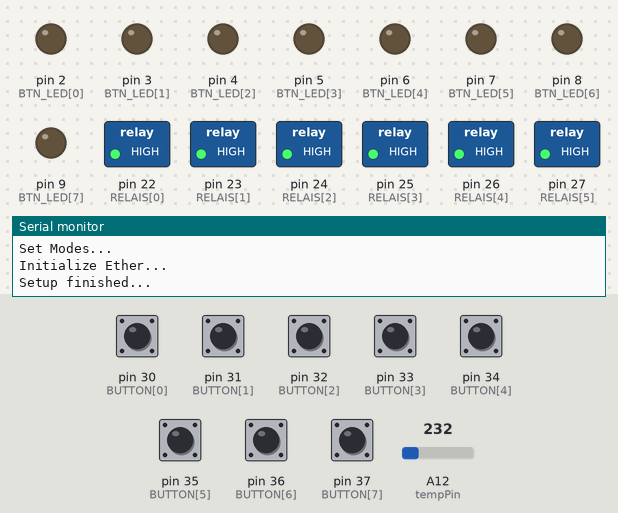
A sketch run on a simulated Arduino Mega 2560, built with avr-gcc and run on an emulated ATmega2560. On the bench: switched loads named in the sketch (green lamp = pin HIGH), output pins drawn as LEDs (lit = HIGH), the last lines printed to the serial monitor. The test bench sets the inputs (shaded band); at power-on: pin 30 (BUTTON[0]), pin 31 (BUTTON[1]), pin 32 (BUTTON[2]), pin 33 (BUTTON[3]), pin 34 (BUTTON[4]), pin 35 (BUTTON[5]), pin 36 (BUTTON[6]), pin 37 (BUTTON[7]) HIGH, A12 (tempPin) = 232.

Above: at 1.2 s.
1.3 s: pin 30 (BUTTON[0]) pulled LOW for 0.15 s
At 2.2 s:
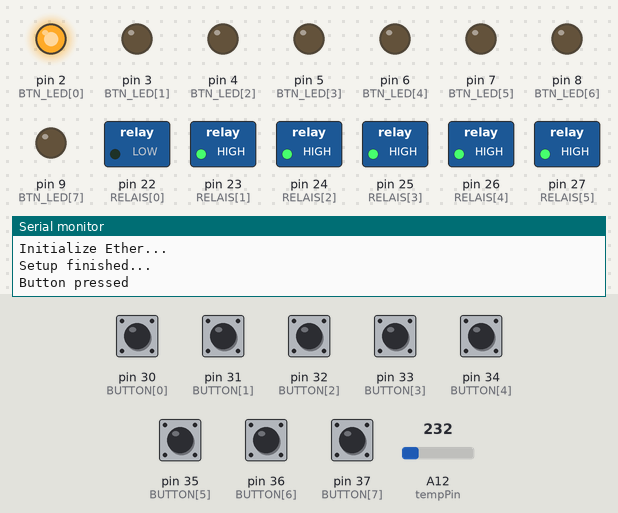
2.9 s: pin 31 (BUTTON[1]) pulled LOW for 0.15 s
At 3.4 s:
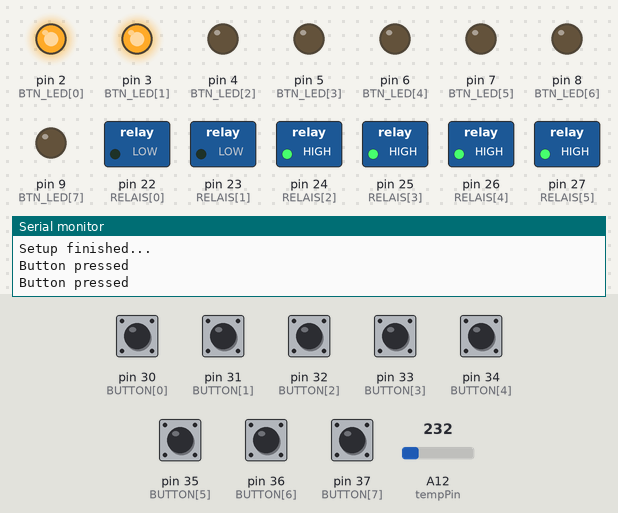
4.5 s: pin 32 (BUTTON[2]) pulled LOW for 0.15 s
At 5.7 s:
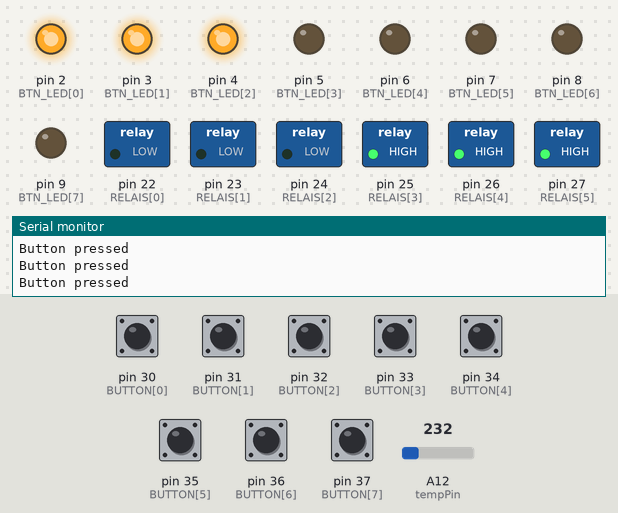
6.1 s: pin 33 (BUTTON[3]) pulled LOW for 0.15 s
At 7.1 s:
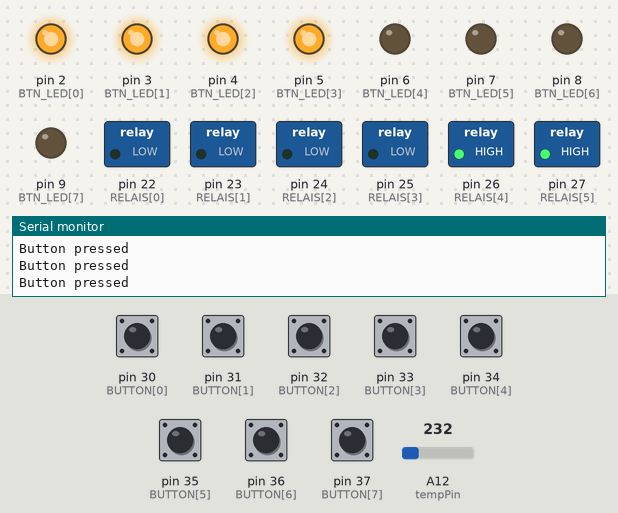
7.7 s: pin 34 (BUTTON[4]) pulled LOW for 0.15 s
At 8.3 s:
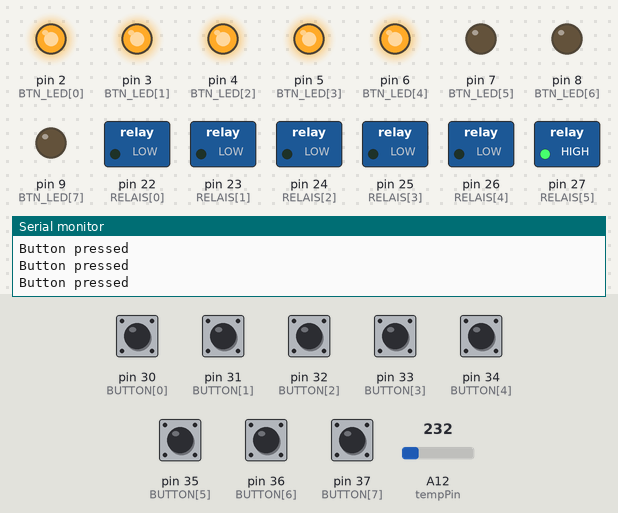
9.3 s: pin 35 (BUTTON[5]) pulled LOW for 0.15 s
At 10.7 s:
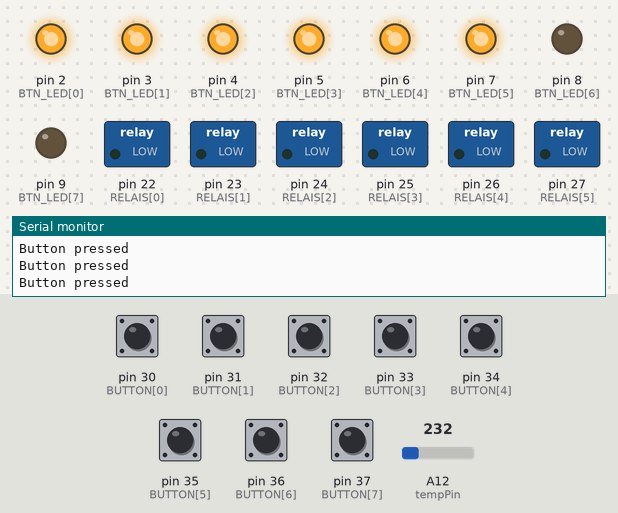
Timing chart, 0 to 11.9 s (numbered marks = the images above; inputs shaded):
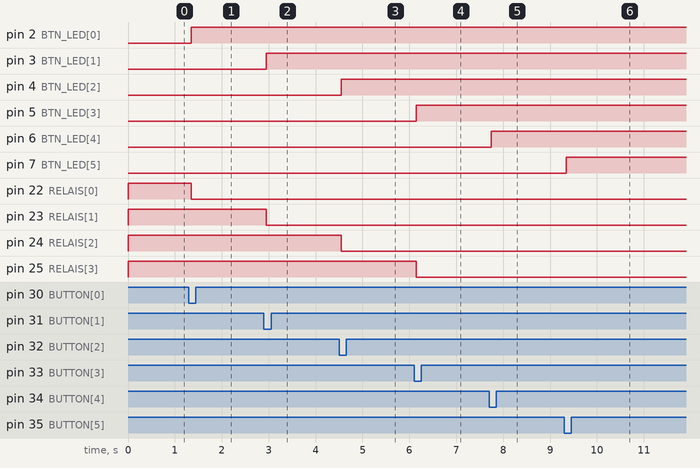

Measured:
- after the input at 1.3 s, pin 2 (BTN_LED[0]): LOW → HIGH after 0.05 s; pin 22 (RELAIS[0]): HIGH → LOW after 0.05 s
- after the input at 2.9 s, pin 3 (BTN_LED[1]): LOW → HIGH after 0.05 s; pin 23 (RELAIS[1]): HIGH → LOW after 0.05 s
- after the input at 4.5 s, pin 4 (BTN_LED[2]): LOW → HIGH after 0.05 s; pin 24 (RELAIS[2]): HIGH → LOW after 0.05 s
- after the input at 6.1 s, pin 5 (BTN_LED[3]): LOW → HIGH after 0.05 s; pin 25 (RELAIS[3]): HIGH → LOW after 0.05 s
- after the input at 7.7 s, pin 6 (BTN_LED[4]): LOW → HIGH after 0.05 s; pin 26 (RELAIS[4]): HIGH → LOW after 0.05 s
- after the input at 9.3 s, pin 7 (BTN_LED[5]): LOW → HIGH after 0.05 s; pin 27 (RELAIS[5]): HIGH → LOW after 0.05 s

The sketch:

sketch.ino
```cpp
#include <EtherCard.h>

byte Ethernet::buffer[700]; // tcp/ip send and receive buffer
BufferFiller bfill;

#define numberOfChannels 8
#define NETWORK_LED 13
#define MESSAGE_LED 11

// This would use digital2 to digital9 for channels
int RELAIS[numberOfChannels] = { 22,23,24,25,26,27,28,29 };
int BUTTON[numberOfChannels] = { 30,31,32,33,34,35,36,37 };
int BTN_LED[numberOfChannels] = { 2,3,4,5,6,7,8,9 };

float tempC;
int reading;
int tempPin = 12;

#include "ext_def.h"

void setup(){

  // Start serial communication
  Serial.begin(115200);

  Serial.println("Starting...");

  // Set analog ref voltage to 1.1 V
  analogReference(INTERNAL1V1);

  pinMode(NETWORK_LED, OUTPUT);
  pinMode(MESSAGE_LED, OUTPUT);

  digitalWrite(NETWORK_LED, LOW);
  digitalWrite(MESSAGE_LED, LOW);

  Serial.println("Set Modes...");
  for (byte i = 0; i < numberOfChannels; i++) {

    // Alle Relais ausschalten
    pinMode(RELAIS[i], OUTPUT);
    setRelais(i, LOW);

    // Set BUTTON pins as input
    pinMode(BUTTON[i], INPUT_PULLUP); // BUTTONs are inputs

    // Set BTN_LED pins as output
    pinMode(BTN_LED[i], OUTPUT); // BUTTONs are inputs

    setButton(i, LOW);
  }

  Serial.println("Initialize Ether...");
  if (ether.begin(sizeof Ethernet::buffer, mymac, 53) == 0) {
    Serial.println("Failed to access Ethernet controller");
    error();
  }
  else
  {
    digitalWrite(NETWORK_LED, HIGH);
    ether.staticSetup(myip, gwip, dnsip);

    ether.printIp("IP:  ", ether.myip);
    ether.printIp("GW:  ", ether.gwip);
    ether.printIp("DNS: ", ether.dnsip);
  }

  Serial.println("Setup finished...");
}

const char http_OK[] PROGMEM =
  "HTTP/1.0 200 OK\r\n"
  "Content-Type: text/html\r\n"
  "Pragma: no-cache\r\n\r\n";

const char http_Found[] PROGMEM =
  "HTTP/1.0 302 Found\r\n"
  "Content-Type: text/html\r\n"
  "Pragma: no-cache\r\n\r\n";

const char http_Unauthorized[] PROGMEM =
  "HTTP/1.0 401 Unauthorized\r\n"
  "Content-Type: text/html\r\n\r\n"
  "<h1>401 Unauthorized</h1>";

void homePage(){
  bfill.emit_p(
    PSTR(
      "$F"
      "Usage http://&lt;ip&gt?on=&lt;n&gt<br />"
      "Usage http://&lt;ip&gt?off=&lt;n&gt<br />"
      "Usage http://&lt;ip&gt?toggle=&lt;n&gt<br />"
      "Usage http://&lt;ip&gt?status=&lt;n&gt<br />"
    ),
    http_OK
  );
}

void statusPage(int status) {

  bfill.emit_p(
   PSTR(
     "$F"
     "$S"
    ),
    http_OK,
    (status == 1) ? "OFF" : "ON"
  );
}

void statusPage(String out) {

  char tempOut[out.length() + 1];
  out.toCharArray(tempOut, out.length() + 1);

  bfill.emit_p(
   PSTR(
     "$F"
     "$S"
    ),
    http_OK,
    tempOut
  );
}

void tempPage(double deg) {

Serial.println(String (deg));
  int temp = (int)deg;

  bfill.emit_p(
   PSTR(
     "$F"
     "TEMP: "
     "$S"
    ),
    http_OK,
    deg
  );
}

void loop(){

  readButtons();

  readTemp();

  // Copy recieved packets to data buffer
  word len = ether.packetReceive();

  // Parse recieved data. pos is offset to TCP payload
  word pos = ether.packetLoop(len);

  if (pos) {

    delay(1);   // necessary for my system
    bfill = ether.tcpOffset();

    // Create pointer that points to Ethernet::buffer + pos
    char *data = (char *) Ethernet::buffer + pos;

    if (strncmp("GET /", data, 5) != 0) {

      // Unsupported HTTP request
      // 304 or 501 response would be more appropriate
      bfill.emit_p(http_Unauthorized);

    } else {

        // Move pointer forward 5 characters (the "GET /" string)
        data += 5;

        // Serial.println(data);

        if (data[0] == ' ') { //Check if the home page, i.e. no URL

          // How home
          homePage();

        } else if (!strncmp("?on=", data, 4)) { // Switch on relais

          data += 4;
          char tmpChannel = data[0];
          int channel = tmpChannel - '0';

          int state = setRelais(channel, HIGH);

          delay(50);
          statusPage(state);

        } else if (!strncmp("?off=", data, 5)) { // Switch off relais

          data += 5;
          char tmpChannel = data[0];
          int channel = tmpChannel - '0';

          int state = setRelais(channel, LOW);

          delay(50);
          statusPage(state);

        } else if (!strncmp("?toggle=", data, 8)) { // Toggle relais

          data += 8;
          char tmpChannel = data[0];
          int channel = tmpChannel - '0';

          int state = toggleRelais(channel);

          delay(50);
          statusPage(state);

        } else if (!strncmp("?status=", data, 8)) { // Get status of relais

          data += 8;
          char tmpChannel = data[0];
          int channel = tmpChannel - '0';

          int state = getRelais(channel);
          statusPage(state);

        } else if (!strncmp("?msg=1", data, 6)) { //Check if a url which changes the leds has been recieved

          digitalWrite(MESSAGE_LED, HIGH);

          bfill.emit_p(http_OK);

        } else if (!strncmp("?msg=0", data, 6)) { //Check if a url which changes the leds has been recieved

          digitalWrite(MESSAGE_LED, LOW);

          bfill.emit_p(http_OK);

        } else if (!strncmp("?cmd=getTemp", data, 11)) { //Check if a url which changes the leds has been recieved

          String temp = String(tempC);

          statusPage(temp);

        } else { //Otherwise, page isn't found
          // Page not found
          bfill.emit_p(http_Unauthorized);
        }
      }

      ether.httpServerReply(bfill.position());    // send http response
  }
}

void readButtons() {

  for (int i = 0; i < numberOfChannels; i++) {
    if (getButton(i) == LOW) {

      // Entprellen
      delay(50);
      if (getButton(i) == LOW) {

        buttonPressed(i);
        while (getButton(i) == LOW);
      }
    }
  }
}

void buttonPressed(int i) {

  Serial.println("Button pressed");

  int state = toggleRelais(i);

  fhemSetState(i, state);
}

extern void ethernet_callback(byte status, word off, word len) {
  Serial.println(F(">>>"));
  Ethernet::buffer[off+300] = 0;
  Serial.print((const char*) Ethernet::buffer + off);
  Serial.println(F("..."));
}

void fhemSetState(int i, bool state) {

  // Send notification to fhem
  ether.copyIp(ether.hisip, fhemIp);

  while (ether.packetLoop(ether.packetReceive()));

  char paramString[128];
  sprintf(paramString, "cmd=setstate%%20%s%i%%20%s", devicePrefix, (i+1), (state ? "on" : "off"));

  ether.browseUrl(PSTR("/fhem?"), paramString, website, authHeader, ethernet_callback);
  // http://myserver/fhem?cmd=setstate%20PM01_Msg%20on
}

bool getButton(int i) {
  return digitalRead(BUTTON[i]);
}

void setButton(int i, bool state) {
  digitalWrite(BTN_LED[i], state);
}

bool getRelais(int i) {
  return !digitalRead(RELAIS[i]);
}

bool setRelais(int i, bool value) {
  digitalWrite(RELAIS[i], !value);
  int state = !digitalRead(RELAIS[i]);

  setButton(i, state);
  return state;
}

bool toggleRelais(int i) {
  return setRelais(i, !getRelais(i));
}

void error() {
  while (1) {
      digitalWrite(MESSAGE_LED, HIGH);
      delay(1000);
      digitalWrite(MESSAGE_LED, LOW);
      delay(1000);
    }
}

void readTemp () {
  reading = analogRead(tempPin);
  tempC = reading / 9.31;
}
```

ext_def_example.h
```cpp
static byte myip[] = { 192,168,0,123 };
static byte gwip[] = { 192,168,0,1 };
static byte dnsip[] = { 192,168,0,1 };
static byte mymac[] = { 0x74,0x69,0x69,0x2D,0x30,0x31 };
static byte fhemIp[] = { 192,168,0,2 };

const char website[] PROGMEM = "server.fritz.box";
const char authHeader[] PROGMEM = "Authorization: Basic YWRtaW46cGFzc3dvcmQ=\r\n";

// Fhem dummies are PM01_IoT_Sw_01 .. PM01_IoT_Sw_07
const char devicePrefix[] PROGMEM = "PM01_IoT_Sw_0";
```
